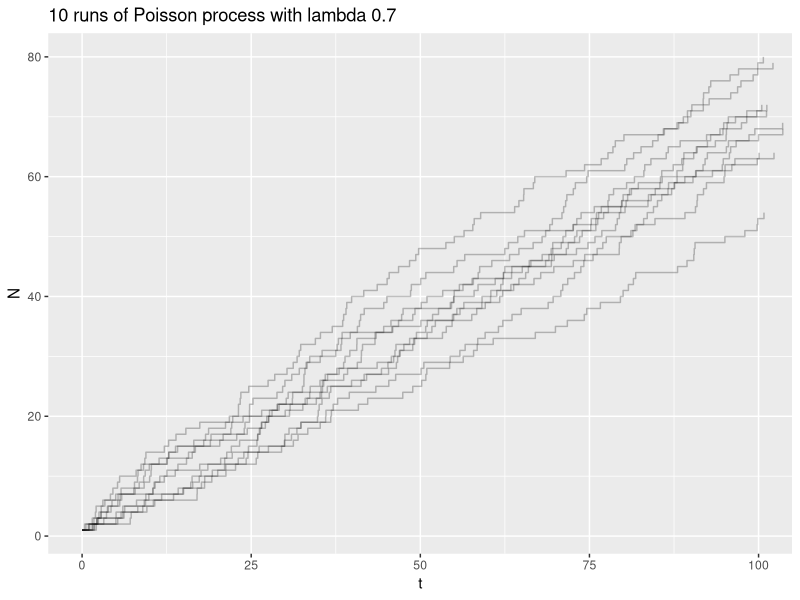
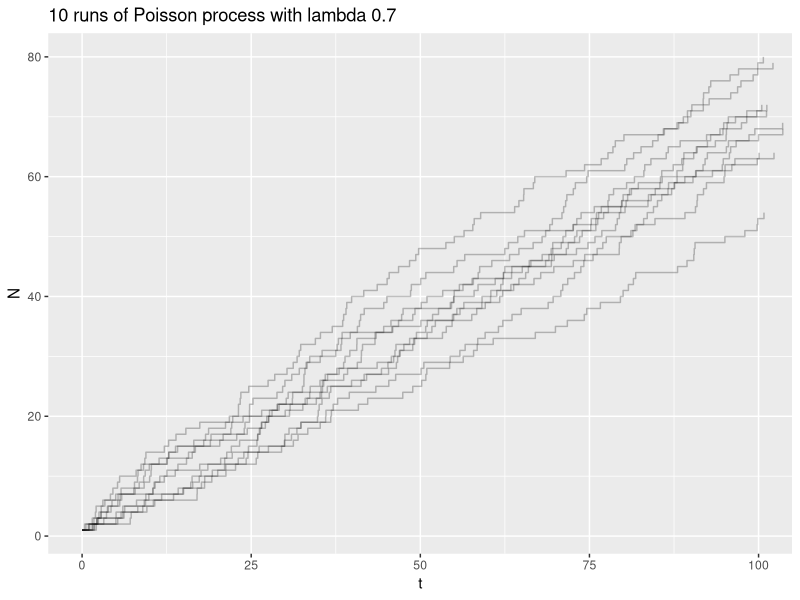
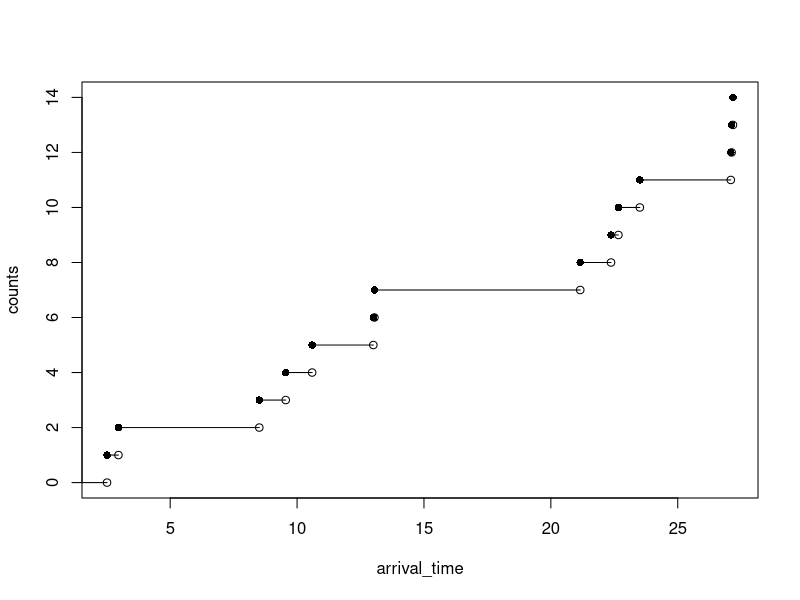

R code for these plots, in order:
library(ggplot2)
os <- tolower(Sys.info()["sysname"])
home <- ifelse(os == "windows", Sys.getenv("R_USER"), Sys.getenv("HOME"))
make_sample_df <- function(run, tmax, lambda) { # Takes in each run (Enables multiple runs on a simgle plot), tmax for target duration, lamda for mean
  x <- 0 # Initializing x
  while (sum(x) < tmax) x <- c(x, rexp(1, lambda)) # Creates a vector of random exp var until their sum reaches target
  data.frame(t = cumsum(x), N = seq_along(x), run = rep(run, length(x))) # Put in a dataframe the count t, N as 1:N, and run as [run, run, ... ]
}

plot_poisson <- function(runs, tmax, lambda) {
  # Creates one data frame for each run, this sticks them all together:
  df <- do.call("rbind", lapply(seq(runs), make_sample_df, tmax, lambda)) # via row bind of each output of apply 1:however many runs using previous function and passing tmax and lambda

  ggplot(data = df, mapping = aes(t, N, group = run)) + # Grouping by run of df
    geom_step(alpha = 0.25) + # geom_step for step plot
    labs(title = paste(runs, "runs of Poisson process with lambda", lambda)) + # Add title
    theme(legend.position = "none") + # Remove legend of run
    coord_cartesian(xlim = c(0, tmax)) # X axis
}

plot_poisson(runs = 10, tmax = 100, lambda = 0.7)
ggsave(paste0(home, "/Documents/poisson.png"))


lambda <- 0.5
T_length <- 31 # the length of time horizon for the simulation
last_arrival <- 0 # T_n-1
arrival_time <- c() # Vector of Ts
inter_arrival <- rexp(1, rate = lambda) # Time between poisson events follow exponential distribution
while (inter_arrival + last_arrival < T_length) { # Loop until time T_n
  last_arrival <- inter_arrival + last_arrival
  arrival_time <- c(arrival_time, last_arrival)
  inter_arrival <- rexp(1, rate = lambda)
}
n <- length(arrival_time)
counts <- seq(arrival_time)

png(paste0(home, "/Documents/poisson_trajectory.png"))
plot(arrival_time, counts, pch = 16, ylim = c(0, n))
points(arrival_time, c(0, counts[-n]))
segments(
  x0 = c(0, arrival_time[-n]),
  y0 = c(0, counts[-n]),
  x1 = arrival_time,
  y1 = c(0, counts[-n])
)
dev.off()

mean(c(1, 2, 3), na.rm = T)
